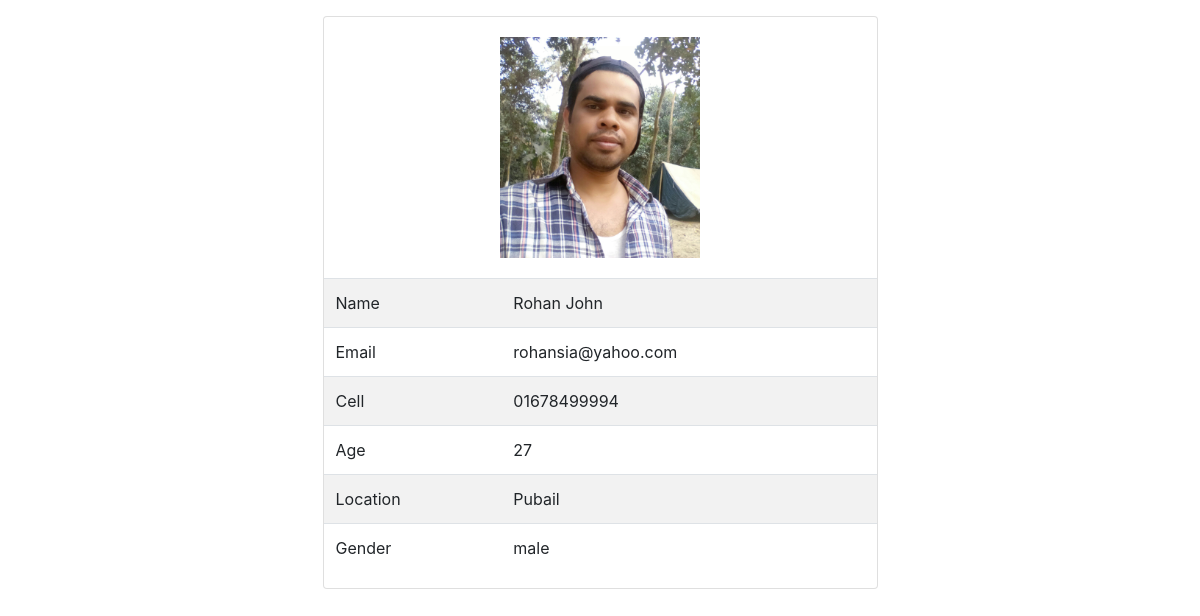
/single_data.php?id=17, run on the app's committed database.
### tables this page shows
CREATE TABLE `students` (
  `id` int(10) NOT NULL,
  `name` varchar(50) NOT NULL,
  `email` varchar(20) DEFAULT NULL,
  `cell` varchar(20) NOT NULL,
  `age` int(2) NOT NULL,
  `location` varchar(10) NOT NULL,
  `gender` varchar(6) NOT NULL,
  `photo` varchar(100) NOT NULL,
  `status` varchar(10) NOT NULL
);

### single_data.php (the view, shortened to what this page needs)
<?php include_once "db.php"; ?>
<!DOCTYPE html>
<html lang="en">
<head>
    <link rel="stylesheet" href="css/bootstrap.min.css">
    <link rel="stylesheet" href="css/style.css">
</head>
<body>
       <?php
         if(isset($_GET['id'])){
             $id = $_GET['id'];
         }
          $sql = "SELECT * FROM students WHERE id = '$id'";
        $data = $connection -> query($sql);
      $single_student =  $data -> fetch_assoc();
    ?>
     <div class="container">
         <div class="log w-50 mx-auto mt-3 ">
             <div class="card">
               <img style="width:200px; margin:20px auto; display:block;" src="students/<?php echo $single_student['photo']?>" alt="">
                <table class="table table-striped">
                    <tr>
                        <td>Name</td>
                        <td><?php echo $single_student['name']?></td>
                    </tr>
                        <tr>
                        <td>Email</td>
                        <td><?php echo $single_student['email']?></td>
                    </tr>
                        <tr>
                        <td>Cell</td>
                        <td><?php echo $single_student['cell']?></td>
                    </tr>
                        <tr>
                        <td>Age</td>
                        <td><?php echo $single_student['age']?></td>
                    </tr>
                        <tr>
                        <td>Location</td>
                        <td><?php echo $single_student['location']?></td>
                    </tr>
                        <tr>
                        <td>Gender</td>
                        <td><?php echo $single_student['gender']?></td>
                    </tr>
                </table>
             </div>
         </div>
     </div>
</body>
</html>

### data on the page
students: photo (picture), name "Rohan John", email "rohansia@yahoo.com", cell "01678499994", age "27", location "Pubail", gender "male"
